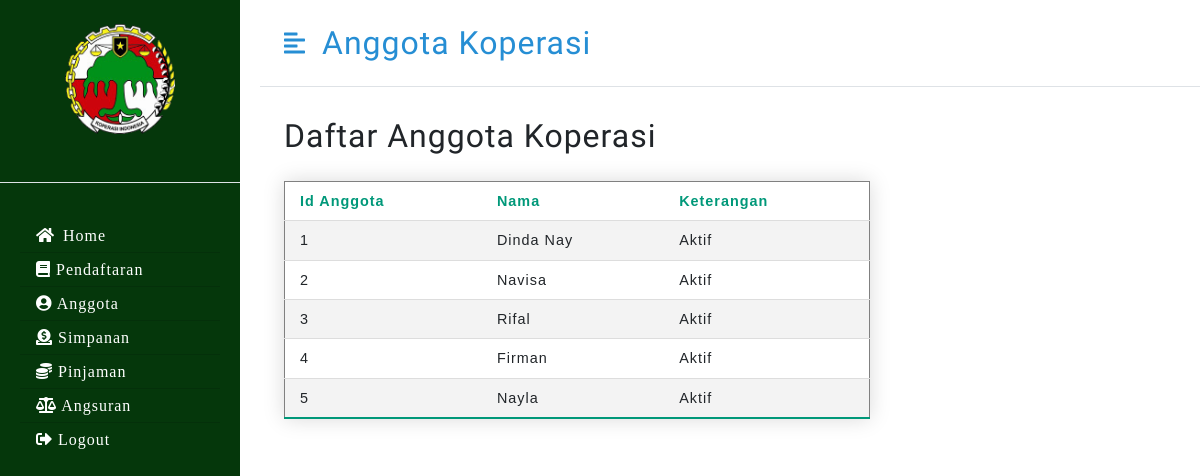
Screenshot of /Daftar_anggota.php with the database file from the repository.
### tables this page shows
CREATE TABLE `anggota` (
  `IdAnggota` int(11) NOT NULL,
  `Nama_Anggota` varchar(20) DEFAULT NULL,
  `Alamat` varchar(20) DEFAULT NULL,
  `No_KTP` varchar(16) DEFAULT NULL,
  `Jenis_Kelamin` varchar(20) DEFAULT NULL,
  `No_Telpon` varchar(12) DEFAULT NULL,
  `Kelas` varchar(20) NOT NULL,
  `Keterangan` varchar(100) DEFAULT NULL
);

### server.php (called while the page is built, shortened)
<?php
$servername = "localhost";
$database = "sistem_koperasi";
$username = "root";
$password = "";
$conn = mysqli_connect($servername, $username, $password, $database);
function show($query){
    global $conn;
    $result = mysqli_query($conn, $query);
    $rows = [];
    while( $row = mysqli_fetch_assoc($result) ){
        $rows[] = $row;
    }
    return $rows;
}

### Daftar_anggota.php (the view, shortened to what this page needs)
<?php
require("server.php");
$data = show("SELECT * FROM anggota ");
?>
<!DOCTYPE html>
<html lang="en">
<head>
    <link href="https://cdn.jsdelivr.net/npm/bootstrap@5.0.0/dist/css/bootstrap.min.css" rel="stylesheet">
    <link rel="stylesheet" href="style_anggota.css" />
    <link rel="stylesheet" href="https://cdnjs.cloudflare.com/ajax/libs/font-awesome/5.15.3/css/all.min.css">
</head>
<body>
    <div class="d-flex" id="wrapper">
        <div id="sidebar-wrapper">
           <?php
                include("sidebar_anggota.php");
            ?>
        </div>
        <div id="page-content-wrapper">
            <?php include("header_anggota.php"); ?>
            <div class="container-fluid px-4">
                <h2>Daftar Anggota Koperasi</h2>
                <table class="styled-table" border="1">
        <tr class="active-row">
            <td>Id Anggota</td>
            <td>Nama</td>
            <td>Keterangan</td>
        </tr>
        <?php
        foreach ($data as $d) {
        ?>
            <tr >
                <td><?php echo $d["IdAnggota"]; ?></td>
                <td><?php echo $d["Nama_Anggota"]; ?></td>
                <td><?php echo $d["Keterangan"]; ?></td>
            </tr>
                    <?php
                    }
                    ?>
                </table>
            </div>
        </div>
    </div>
</body>
</html>

### sidebar_anggota.php
<div class="sidebar-heading text-center py-4 fs-4 fw-bold text-uppercase border-bottom"><i
    class="fab"><img class="mb-4" src="assets/brand/logo_kop.GIF" alt="" width="110" height="110">
</div>
<div class="list-group list-group-flush my-3">
    <a href="index.html" class="list-group-item list-group-item-action bg-transparent  "><i
        class="fas fa-home me-2"></i>Home</a>
        <a href="Anggota/pendaftaran_anggota.php" class="list-group-item list-group-item-action bg-transparent ">
        <i class="fas fa-book"></i> Pendaftaran</a>
        <a href="Daftar_anggota.php" class="list-group-item list-group-item-action bg-transparent  ">
        <i class="fas fa-user-circle"></i> Anggota</a>
        <a href="Anggota/Simpanan_anggota.php" class="list-group-item list-group-item-action bg-transparent  ">
        <i class="fas fa-donate"></i> Simpanan</a>
        <a href="Anggota/Pinjaman_anggota.php" class="list-group-item list-group-item-action bg-transparent  ">
        <i class="fas fa-coins"></i> Pinjaman</a>
        <a href="Anggota/Angsuran_Anggota.php" class="list-group-item list-group-item-action bg-transparent  ">
        <i class="fas fa-balance-scale"></i> Angsuran </a>
        <a href="logout.php" class="list-group-item list-group-item-action bg-transparent  ">
        <i class="fas fa-sign-out-alt"></i> Logout </a>
</div>

### header_anggota.php
<nav class="navbar navbar-expand-lg navbar-light bg-transparent py-4 px-4 border-bottom">
    <div class="d-flex align-items-center">
        <i class="fas fa-align-left primary-text fs-4 me-3" id="menu-toggle"></i>
        <h2 class="fs-2 m-0">Anggota Koperasi   </h2>
    </div>
</nav>

### style_anggota.css (style rules this page uses)
#wrapper { overflow-x: hidden; background-image: #fff; font-family: 'Open Sans', sans-serif; letter-spacing: 1px; }
#sidebar-wrapper { background-color: #05370b; min-height: 100vh; margin-left: -15rem; -webkit-transition: margin 0.25s ease-out; -moz-transition: margin 0.25s ease-out; -o-transition: margin 0.25s ease-out; transition: margin 0.25s ease-out; }
#sidebar-wrapper .sidebar-heading { color: #fff; padding: 0.5rem 1rem; font-size: 1rem; }
#sidebar-wrapper .list-group { width: 15rem; }
#page-content-wrapper .navbar { background-color: #f0f0f0; min-width: 100vw; }
#page-content-wrapper { margin-left: 20px; }
#menu-toggle { cursor: pointer; }
.navbar { color: #268ed4; }
.list-group a { color: #fff; font-family: 'Baskervville', serif; }
.list-group { border: none; padding: 20px 20px; }
.container-fluid h2 { padding-top: 30px; }
h2 { font-family: 'Simonetta', cursive; }
@media (min-width: 768px) { #sidebar-wrapper { margin-left: 0; } }
@media (min-width: 768px) { #page-content-wrapper { min-width: 0; width: 100%; } }
.styled-table { border-collapse: collapse; margin: 25px 0; font-size: 0.9em; font-family: sans-serif; min-width: 50%; box-shadow: 0 0 20px rgba(0, 0, 0, 0.15); }
.styled-table th, .styled-table td { padding: 12px 15px; }
.styled-table tbody tr { border-bottom: 1px solid #dddddd; }
.styled-table tbody tr:nth-of-type(even) { background-color: #f3f3f3; }
.styled-table tbody tr:last-of-type { border-bottom: 2px solid #009879; }
.styled-table tbody tr.active-row { font-weight: bold; color: #009879; }

### rows the page displays
anggota: IdAnggota "1", Nama_Anggota "Dinda Nay", Keterangan "Aktif"
anggota: IdAnggota "2", Nama_Anggota "Navisa", Keterangan "Aktif"
anggota: IdAnggota "3", Nama_Anggota "Rifal", Keterangan "Aktif"
anggota: IdAnggota "4", Nama_Anggota "Firman", Keterangan "Aktif"
anggota: IdAnggota "5", Nama_Anggota "Nayla", Keterangan "Aktif"
